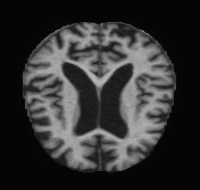
#> input picture brain/1a8106f3-e4ca-4e18-a275-065d020704f4.jpg, 200 x 190 px, found by its file name
$ python sclicing_test.py
#> lines starting #> are read from the running program, lines starting #| are printed output that depends on the picture
import cv2
import numpy as np
import matplotlib.pyplot as plt

# Step 1: Load the grayscale image
image_path =  r"C:\Users\user\Desktop\CAPSTONE\brain\1a8106f3-e4ca-4e18-a275-065d020704f4.jpg"
gray_image = cv2.imread(image_path, cv2.IMREAD_GRAYSCALE)
#> gray_image is the input picture: shape (190, 200); min 0, max 185, mean 50

# Step 2: Define a function to map grayscale intensities to pseudo-color
def map_intensity_to_color(intensity, num_shades=1000):
    """
    Maps grayscale intensity to a color from a spectrum with `num_shades` distinct colors.
    Intensity is in the range [0, 255].
    """
    # Normalize the intensity to the range [0, num_shades)
    normalized_intensity = int((intensity / 255) * (num_shades - 1))

    # Define a list of colors (from blue to red)
    color_map = [
        [0, 0, 255],    # Blue
        [0, 128, 255],  # Light Blue
        [0, 255, 255],  # Cyan
        [0, 255, 128],  # Light Green
        [0, 255, 0],    # Green
        [128, 255, 0],  # Yellow Green
        [255, 255, 0],  # Yellow
        [255, 128, 0],  # Orange
        [255, 0, 0],    # Red
        [128, 0, 0]     # Dark Red
    ]

    # Return the color corresponding to the normalized intensity
    return color_map[normalized_intensity]

# Step 3: Apply the pseudo-color to the entire image
pseudo_colored_image = np.zeros((gray_image.shape[0], gray_image.shape[1], 3), dtype=np.uint8)

# Apply the color mapping for each pixel
for i in range(gray_image.shape[0]):
    for j in range(gray_image.shape[1]):
        intensity = gray_image[i, j]
        pseudo_colored_image[i, j] = map_intensity_to_color(intensity, num_shades=10)
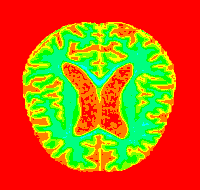
#> pseudo_colored_image: shape (190, 200, 3); mean of channels 0, 1, 2 15.8, 104.3, 193; drawn as B, G, R

# Step 4: Display the original and pseudo-colored images
plt.figure(figsize=(10, 5))

plt.subplot(1, 2, 1)
plt.imshow(gray_image, cmap='gray')
plt.title('Original Grayscale Image')
plt.axis('off')

plt.subplot(1, 2, 2)
plt.imshow(pseudo_colored_image)
plt.title('Pseudo-Colored Image with More Shades')
plt.axis('off')

plt.show()
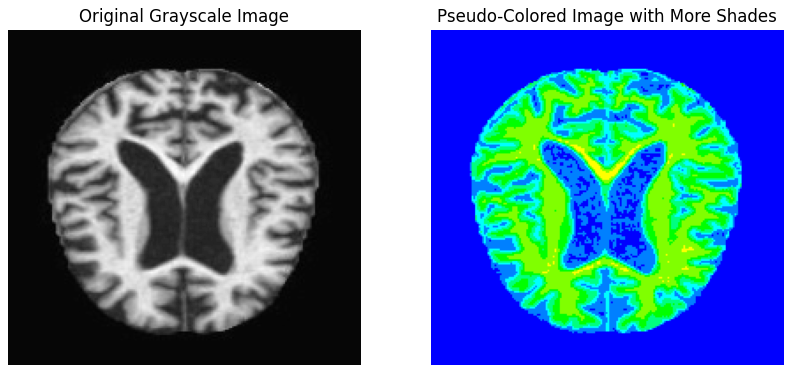
#> figure drawn by matplotlib, 2 panels
